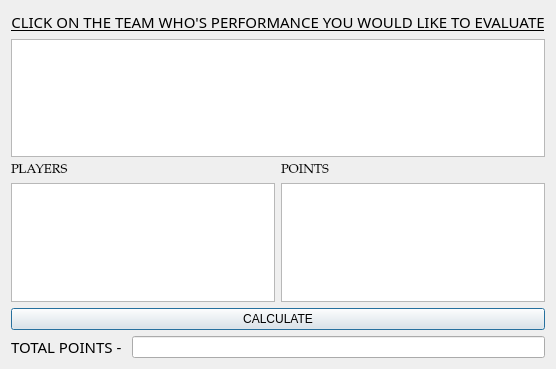
<?xml version="1.0" encoding="UTF-8"?>
<ui version="4.0">
 <class>Dialog</class>
 <widget class="QDialog" name="Dialog">
  <property name="geometry">
   <rect>
    <x>0</x>
    <y>0</y>
    <width>400</width>
    <height>369</height>
   </rect>
  </property>
  <property name="windowTitle">
   <string>Dialog</string>
  </property>
  <layout class="QGridLayout" name="gridLayout">
   <item row="0" column="0">
    <widget class="QLabel" name="label">
     <property name="font">
      <font>
       <family>Modern</family>
       <pointsize>11</pointsize>
       <underline>true</underline>
      </font>
     </property>
     <property name="text">
      <string>CLICK ON THE TEAM WHO'S PERFORMANCE YOU WOULD LIKE TO EVALUATE</string>
     </property>
     <property name="alignment">
      <set>Qt::AlignCenter</set>
     </property>
    </widget>
   </item>
   <item row="2" column="0">
    <layout class="QHBoxLayout" name="horizontalLayout">
     <item>
      <widget class="QLabel" name="label_2">
       <property name="font">
        <font>
         <family>Palatino Linotype</family>
         <pointsize>10</pointsize>
        </font>
       </property>
       <property name="text">
        <string>PLAYERS</string>
       </property>
      </widget>
     </item>
     <item>
      <widget class="QLabel" name="label_3">
       <property name="font">
        <font>
         <family>Palatino Linotype</family>
         <pointsize>10</pointsize>
        </font>
       </property>
       <property name="text">
        <string>POINTS</string>
       </property>
      </widget>
     </item>
    </layout>
   </item>
   <item row="1" column="0">
    <widget class="QListWidget" name="team"/>
   </item>
   <item row="4" column="0">
    <widget class="QPushButton" name="pushButton">
     <property name="text">
      <string>CALCULATE</string>
     </property>
    </widget>
   </item>
   <item row="5" column="0">
    <layout class="QHBoxLayout" name="horizontalLayout_2">
     <item>
      <widget class="QLabel" name="label_4">
       <property name="font">
        <font>
         <family>Ink Free</family>
         <pointsize>11</pointsize>
        </font>
       </property>
       <property name="text">
        <string>TOTAL POINTS - </string>
       </property>
      </widget>
     </item>
     <item>
      <widget class="QLineEdit" name="total"/>
     </item>
    </layout>
   </item>
   <item row="3" column="0">
    <layout class="QHBoxLayout" name="horizontalLayout_3">
     <item>
      <widget class="QListWidget" name="player"/>
     </item>
     <item>
      <widget class="QListWidget" name="point"/>
     </item>
    </layout>
   </item>
  </layout>
 </widget>
 <resources/>
 <connections/>
</ui>
